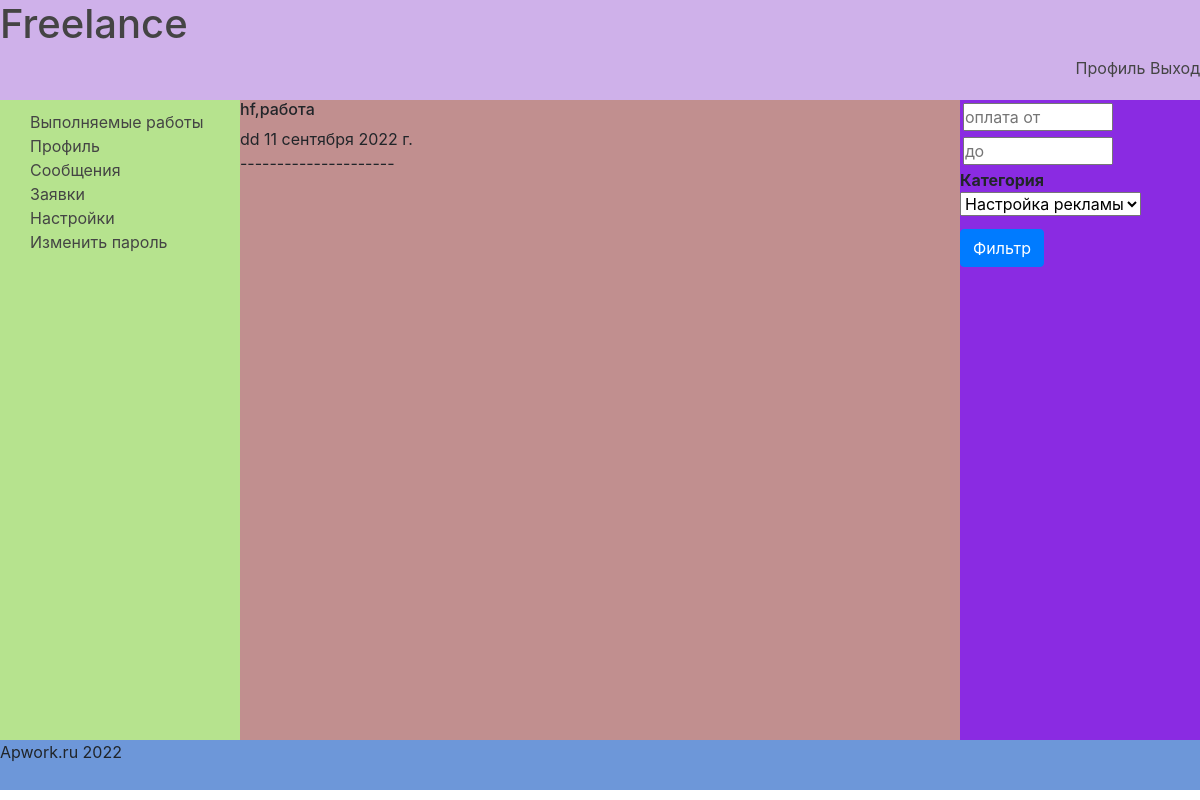
/job/process (signed in), run on an earlier commit of the app's database.
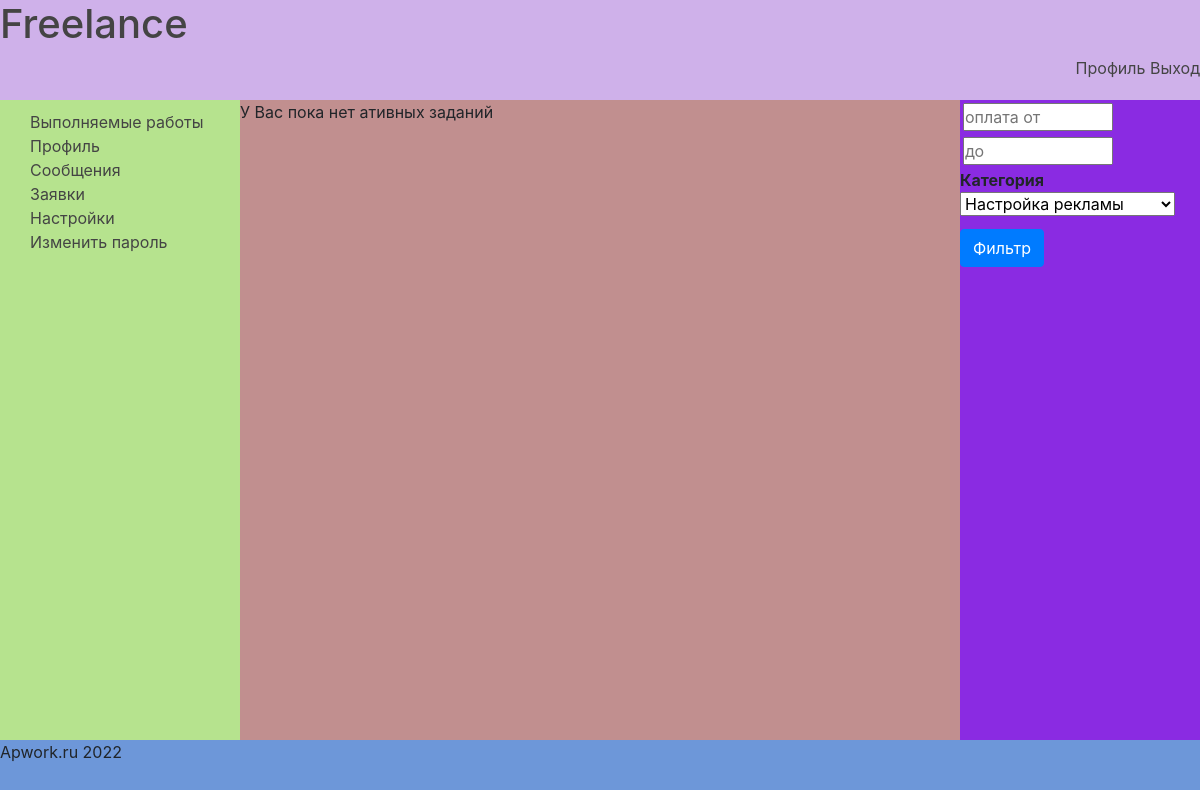
And on a later commit of the database.
### main/models.py (models this page shows)
class Proposal(models.Model):
    sender = models.ForeignKey(AdvUser, on_delete=models.PROTECT, related_name='send')
    employer = models.ForeignKey(AdvUser, on_delete=models.PROTECT, )
    accepted = models.BooleanField(default=False)
    job = models.ForeignKey(Job, on_delete=models.PROTECT)
    message = models.TextField(null=False, max_length=300, verbose_name='Сообщение работодателю')
    price = models.PositiveIntegerField(verbose_name='Цена фрилансера')

class Job(models.Model):
    title = models.CharField(max_length=150, verbose_name='Название')
    description = models.TextField(max_length=2000, verbose_name='Описание')
    expired_date = models.DateField(help_text='Необходимо завершить до', null=True, verbose_name='Дедлайн', blank=True)
    create_date = models.DateTimeField(auto_now_add=True, verbose_name='Дата создания')
    author = models.ForeignKey(AdvUser, on_delete=models.CASCADE, verbose_name='Работодатель')
    executor = models.ForeignKey(AdvUser, on_delete=models.PROTECT, related_name='executor',
                                 null=True, verbose_name='Исполнитель')
    min_price = models.PositiveIntegerField(blank=True, verbose_name='Минимальная оплата')
    max_price = models.PositiveIntegerField(blank=False, null=False, verbose_name='Максимальная оплата')
    is_active = models.BooleanField(default=True, verbose_name='Активно')
    processing = models.BooleanField(default=False, verbose_name='В работе')
    offer = models.PositiveIntegerField(blank=True, default=0)
    category = models.ForeignKey('SubCategory', on_delete=models.PROTECT, verbose_name='Категория')
    def __str__(self):
        return self.title
    class Meta:
        verbose_name = 'Работа'
        verbose_name_plural = 'Работа'

### main/views.py (the view)
# urls.py: path('job/process', views.job_in_process, name='job_in_process'),
@login_required
def job_in_process(request):
    context = {'proposal': Proposal.objects.filter(sender=request.user.id)}
    return render(request, 'process.html', context=context)

### main/midlewares.py (called while the page is built)
def category_context_processor(request):
    if request.method == 'GET' or 'category' in request.POST:
        context = {'category': SubCategory.objects.all(),
                   "keyword": "",
                   'all': ""}
        return context
    else:
        return {'nothing': 'OK'}

### templates/process.html
{% extends 'basic.html' %}
{% block menu %}
    {% include 'module/profile_menu.html' %}
{% endblock %}
{% block content %}
    {% if user.role == 'fr' and proposal %}
        {% for prop in proposal %}
            <h6>{{ prop.job }}</h6>
            <a>{{ prop.message }}</a>
            <a>{{ prop.job.expired_date }}</a><br>
            ---------------------
        {% endfor %}
    {% else %}
        <p>У Вас пока нет ативных заданий</p>
    {% endif %}
{% endblock %}

What changed in the data, as far as the page shows it:
removed Proposal: job "hf,работа", message "dd", job.expired_date "11 сентября 2022 г."
Also different on the page:
text now shown: "У Вас пока нет ативных заданий"
